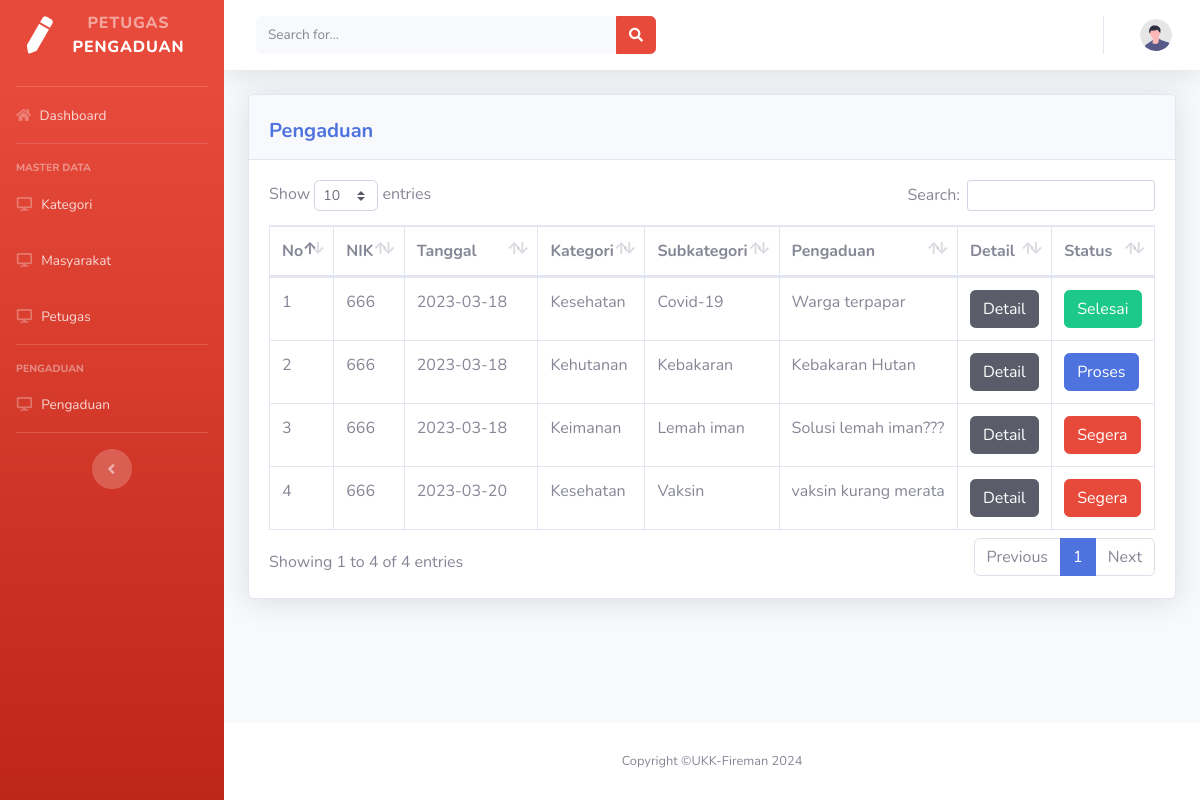
The page /riwayat_petugas on the database its author committed.
### tables this page shows
CREATE TABLE `pengaduan` (
  `id_pengaduan` int(11) NOT NULL,
  `tgl_pengaduan` date NOT NULL,
  `id_subkategori` int(11) NOT NULL,
  `id_kategori` int(11) NOT NULL,
  `nik` varchar(16) NOT NULL,
  `isi_laporan` text NOT NULL,
  `foto` varchar(255) NOT NULL,
  `status` enum('0','proses','selesai') NOT NULL
);

CREATE TABLE `masyarakat` (
  `id` int(11) NOT NULL,
  `nik` varchar(16) NOT NULL,
  `nama_lengkap` varchar(35) NOT NULL,
  `username` varchar(25) NOT NULL,
  `password` varchar(128) NOT NULL,
  `telepon` varchar(13) NOT NULL,
  `is_active` enum('active','not_active') NOT NULL
);

CREATE TABLE `kategori` (
  `id_kategori` int(11) NOT NULL,
  `kategori` varchar(50) NOT NULL
);

CREATE TABLE `subkategori` (
  `id_subkategori` int(11) NOT NULL,
  `id_kategori` int(11) NOT NULL,
  `subkategori` varchar(225) NOT NULL
);

### application/controllers/C_firman_dashboard.php (called while the page is built, shortened)
<?php
class C_firman_dashboard extends CI_Controller
{
    public function riwayat_petugas()
    {
        $this->load->model('M_firman_Admin');
        $data['masyarakat'] = $this->db->get_where('masyarakat', ['username' => $this->session->userdata('username')])->row_array();
        $data['riwayatadmin'] = $this->M_firman_Admin->getRiwayatAdmin();
        $data['petugas'] = $this->db->get_where('petugas', ['username' => $this->session->userdata('username')])->row_array();
        $data['title'] = 'Data Pengaduan';
        $this->load->view('template_petugas/header', $data);
        $this->load->view('template_petugas/sidebar', $data);
        $this->load->view('template_petugas/topbar', $data);
        $this->load->view('petugas/v_firman_riwayatpetugas', $data);
        $this->load->view('template_petugas/footer', $data);
    }
}

### index.php (called while the page is built, shortened)
<?php
require_once BASEPATH.'core/CodeIgniter.php';

### application/models/M_firman_Admin.php (called while the page is built, shortened)
<?php
class M_firman_Admin extends CI_Model
{
    function getRiwayatAdmin()
    {
        $this->db->select('*');
        $this->db->from('pengaduan');
        $this->db->join('masyarakat', 'masyarakat.nik=pengaduan.nik');
        $this->db->join('subkategori', 'subkategori.id_subkategori=pengaduan.id_subkategori');
        $this->db->join('kategori', 'kategori.id_kategori=subkategori.id_kategori');
        return $this->db->get()->result_array();
    }
}

### application/views/petugas/v_firman_riwayatpetugas.php (the view, shortened to what this page needs)
<div class="container-fluid">
    <div class="card shadow mb-4">
        <div class="card-header py-3">
            <div class="d-flex aling-item-center">
                <h5 class="m-0 font-weight-bold text-primary mt-2">Pengaduan</h5>
            </div>
        </div>
        <div class="card-body">
            <div class="table-responsive">
                <table class="table table-bordered" id="dataTable" width="100%" cellspacing="0">
                    <thead>
                        <tr>
                            <th width='1%'>No</th>
                            <th width='5%'>NIK</th>
                            <th width='15%'>Tanggal</th>
                            <th width='10%'>Kategori</th>
                            <th width='15%'>Subkategori</th>
                            <th width='20%'>Pengaduan</th>
                            <th width='5%'>Detail</th>
                            <th width='5%'>Status</th>
                        </tr>
                    </thead>
                    <tbody>
                        <?php
                        $count = 0;
                        foreach ($riwayatadmin as $ra) :
                            $count = $count + 1;
                        ?>
                            <tr>
                                <td><?= $count ?></td>
                                <td><?= $ra['nik']  ?></td>
                                <td><?= $ra['tgl_pengaduan']  ?></td>
                                <td><?= $ra['kategori']  ?></td>
                                <td><?= $ra['subkategori']  ?></td>
                                <td><?= $ra['isi_laporan']  ?></td>
                                <td>
                                    <button type="button" class="btn btn-dark" data-toggle="modal" data-target="#detailAdmin<?= $ra['id_pengaduan'] ?>">
                                        Detail
                                    </button>
                                </td>
                                <th>
                                    <?php if ($ra['status'] == '0') : ?>
                                        <button type="button" class="btn btn-danger" data-toggle="modal" data-target="#ngadu<?= $ra['id_pengaduan'] ?>">
                                            Segera
                                        </button>
                                    <?php endif ?>
                                    <?php if ($ra['status'] == "proses") : ?>
                                        <a type="button" class="btn btn-primary" href="<?= base_url('C_firman_dashboard/proses_petugas/') . $ra['id_pengaduan'] ?>">
                                            Proses
                                        </a>
                                    <?php endif ?>
                                    <?php if ($ra['status'] == "selesai") : ?>
                                        <a type="button" class="btn btn-success" href="<?= base_url('C_firman_dashboard/selesai_petugas/') . $ra['id_pengaduan'] ?>">
                                            Selesai
                                        </a>
                                    <?php endif ?>
                                </th>
                            </tr>
                        <?php endforeach ?>
                    </tbody>
                </table>
            </div>
        </div>
    </div>
</div>
</div>
<footer class="sticky-footer bg-white">
    <div class="container my-auto">
        <div class="copyright text-center my-auto">
            <span>Copyright &copy;UKK-Fireman 2024</span>
        </div>
    </div>
</footer>
</div>
</div>

### application/views/template_petugas/header.php (shortened to what this page needs)
<!DOCTYPE html>
<html lang="en">
<head>
    <link href="<?= base_url() ?>assets/vendor/fontawesome-free/css/all.min.css" rel="stylesheet" type="text/css">
    <link href="<?= base_url() ?>assets/css/sb-admin-2.min.css" rel="stylesheet">
    <link href="<?= base_url() ?>assets/vendor/datatables/dataTables.bootstrap4.min.css" rel="stylesheet">
</head>
<body id="page-top">
    <div id="wrapper">

### application/views/template_petugas/sidebar.php
<ul class="navbar-nav bg-gradient-danger sidebar sidebar-dark accordion" id="accordionSidebar">
    <a class="sidebar-brand d-flex align-items-center justify-content-center" href="<?= base_url('dashboard_petugas') ?>"><div class="sidebar-brand-icon rotate-n-15">
                    <i class="fas fa-pen"></i>
                </div>
    <div class="sidebar-brand-text mx-3"> <div class="text-white-50 "> Petugas</div> Pengaduan </div>
    </a>
    <hr class="sidebar-divider my-0 mt-3">
    <li class="nav-item">
        <a class="nav-link" href="<?= base_url('dashboard_petugas') ?>">
            <i class="fa fa-home"></i>
            <span>Dashboard</span></a>
    </li>
    <hr class="sidebar-divider">
    <div class="sidebar-heading">
        Master Data
    </div>
    <li class="nav-item">
        <a class="nav-link" href="<?= base_url('kategori_petugas') ?>">
        <i class="fas fa-fw fa-desktop"></i>
            <span>Kategori</span></a>
    </li>
    <li class="nav-item">
        <a class="nav-link" href="<?= base_url('masyarakat_petugas') ?>">
        <i class="fas fa-fw fa-desktop"></i>
            <span>Masyarakat</span></a>
    </li>
    <li class="nav-item">
        <a class="nav-link" href="<?= base_url('petugas_petugas') ?>">
        <i class="fas fa-fw fa-desktop"></i>
            <span>Petugas</span></a>
    </li>
    <hr class="sidebar-divider">
    <div class="sidebar-heading">
        Pengaduan
    </div>
    <li class="nav-item">
        <a class="nav-link" href="<?= base_url('riwayat_petugas') ?>">
        <i class="fas fa-fw fa-desktop"></i>
            <span>Pengaduan</span></a>
    </li>
    <hr class="sidebar-divider d-none d-md-block">
    <div class="text-center d-none d-md-inline">
        <button class="rounded-circle border-0" id="sidebarToggle"></button>
    </div>
</ul>

### application/views/template_petugas/topbar.php (shortened to what this page needs)
<div id="content-wrapper" class="d-flex flex-column">
    <div id="content">
        <nav class="navbar navbar-expand navbar-light bg-white topbar mb-4 static-top shadow">
            <form
    class="d-none d-sm-inline-block form-inline mr-auto ml-md-3 my-2 my-md-0 mw-100 navbar-search">
    <div class="input-group">
        <input type="text" class="form-control bg-light border-0 small" placeholder="Search for..."
            aria-label="Search" aria-describedby="basic-addon2">
        <div class="input-group-append">
            <button class="btn btn-danger" type="button">
                <i class="fas fa-search fa-sm"></i>
            </button>
        </div>
    </div>
</form>
            <ul class="navbar-nav ml-auto">
                <li class="nav-item dropdown no-arrow">
                    <a class="nav-link dropdown-toggle" href="#" id="userDropdown" role="button" data-toggle="dropdown" aria-haspopup="true" aria-expanded="false">
                        <img class="img-profile rounded-circle" src="<?= base_url('assets/img/undraw_profile.svg') ?>">
                    </a>
                </li>
            </ul>
        </nav>

### application/views/template_petugas/footer.php (shortened to what this page needs)
</body>
</html>

### rows shown on the page
pengaduan: masyarakat.nik "666", tgl_pengaduan "2023-03-18", id_kategori.kategori "Kesehatan", id_subkategori.subkategori "Covid-19", isi_laporan "Warga terpapar"
pengaduan: masyarakat.nik "666", tgl_pengaduan "2023-03-18", id_kategori.kategori "Kehutanan", id_subkategori.subkategori "Kebakaran", isi_laporan "Kebakaran Hutan"
pengaduan: masyarakat.nik "666", tgl_pengaduan "2023-03-18", id_kategori.kategori "Keimanan", id_subkategori.subkategori "Lemah iman", isi_laporan "Solusi lemah iman???"
pengaduan: masyarakat.nik "666", tgl_pengaduan "2023-03-20", id_kategori.kategori "Kesehatan", id_subkategori.subkategori "Vaksin", isi_laporan "vaksin kurang merata"
